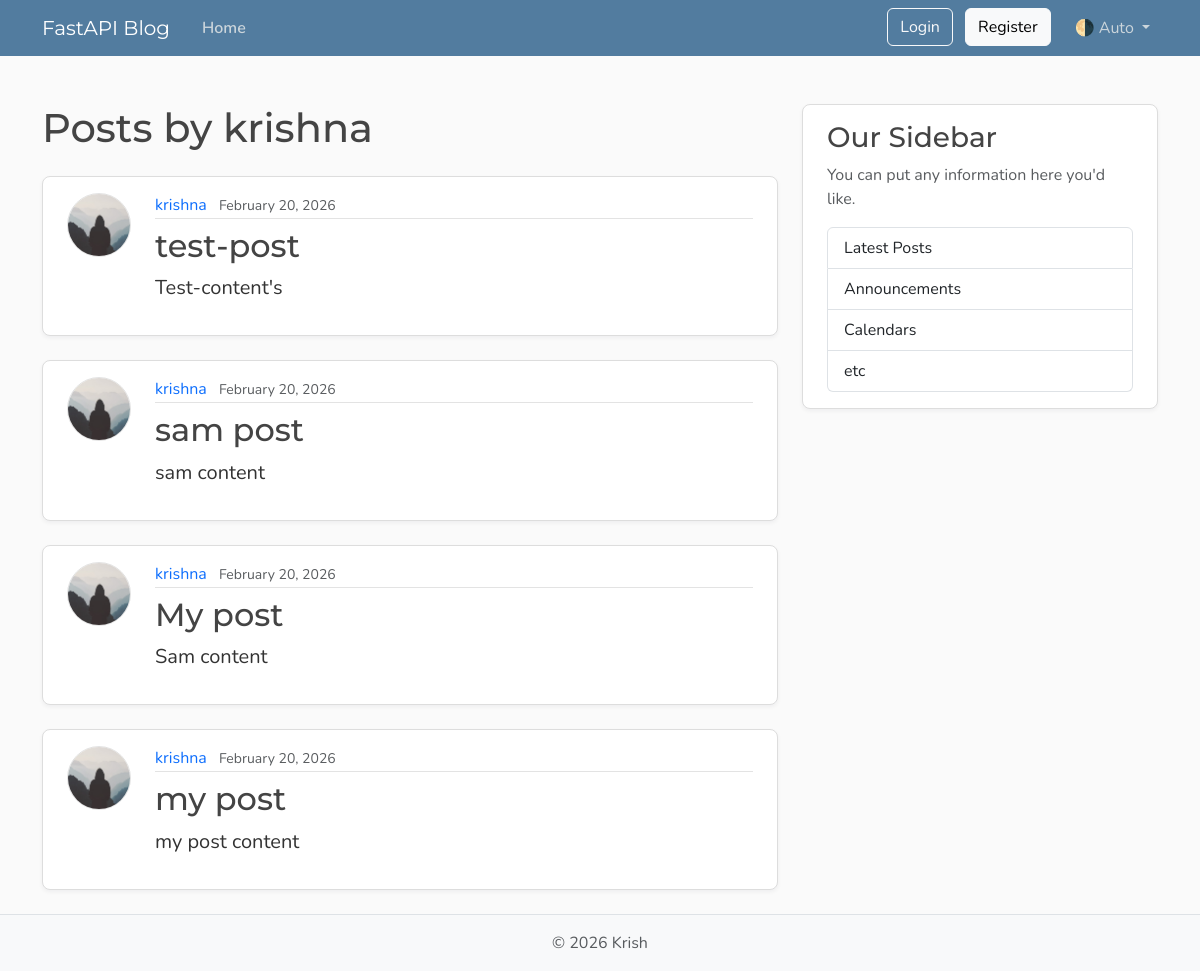
The page /users/2/posts on the database as committed earlier.
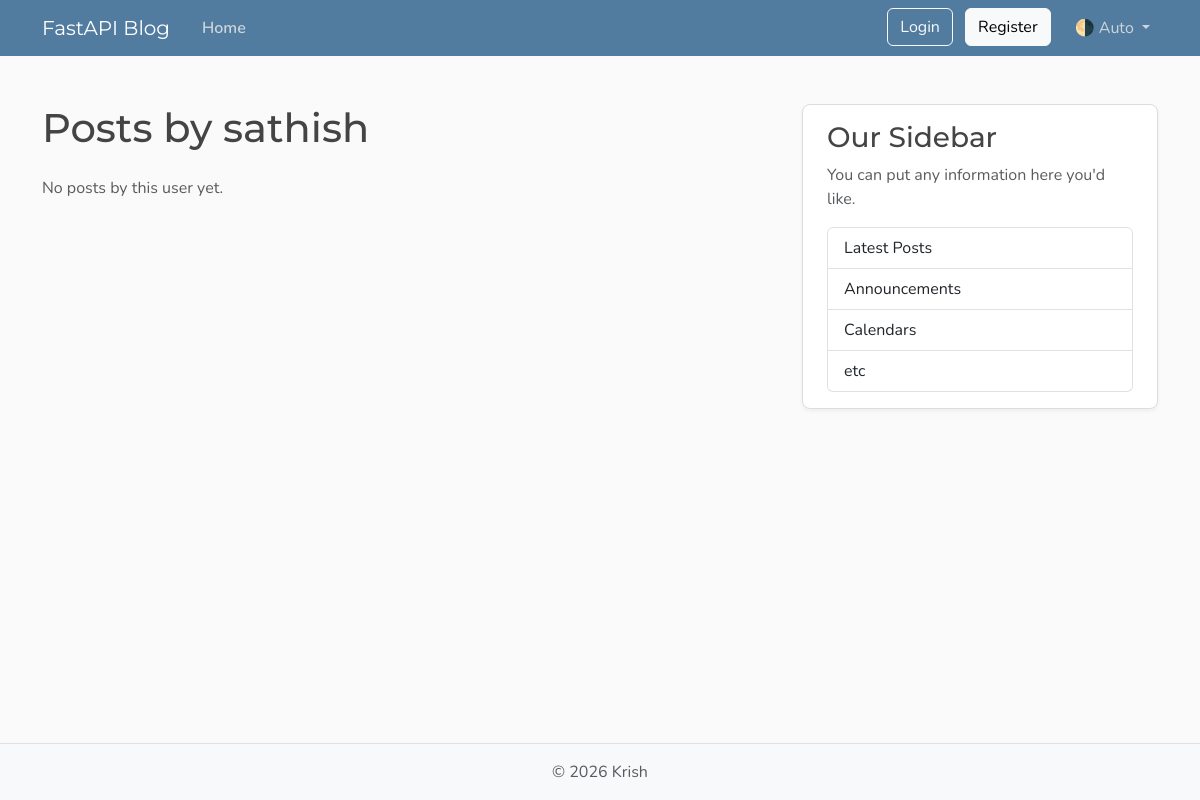
The same page on the database as committed later.
### models.py (models this page shows, shortened)
class User(Base):
    __tablename__ = "users"
    id: Mapped[int] = mapped_column(Integer, primary_key=True, index=True)
    username: Mapped[str] = mapped_column(String(50), unique=True, nullable=False)
    email: Mapped[str] = mapped_column(String(120), unique=True, nullable=False)
    image_file: Mapped[str | None] = mapped_column(
        String(200),
        nullable=True,
        default=None,
    )
    password_hash: Mapped[str | None] = mapped_column(String(200), nullable=False)
    posts: Mapped[list[Post]] = relationship(
        back_populates="author",
        cascade="all , delete-orphan")

class Post(Base):
    __tablename__ = "posts"
    id: Mapped[int] = mapped_column(Integer, primary_key=True, index=True)
    title: Mapped[str] = mapped_column(String(100), nullable=False)
    content: Mapped[str] = mapped_column(Text, nullable=False)
    user_id: Mapped[int] = mapped_column(
        ForeignKey("users.id"),
        nullable=False,
        index=True,
    )
    date_posted: Mapped[datetime] = mapped_column(
        DateTime(timezone=True),
        default=lambda: datetime.now(UTC),
    )
    author: Mapped[User] = relationship(back_populates="posts")

### main.py (the view)
@app.get("/users/{user_id}/posts", include_in_schema=False, name="user_posts")
async def user_posts_page(
    request: Request,
    user_id: int,
    db: Annotated[AsyncSession, Depends(get_db)],
):
    result = await db.execute(select(models.User).where(models.User.id == user_id))
    user = result.scalars().first()
    if not user:
        raise HTTPException(
            status_code=status.HTTP_404_NOT_FOUND,
            detail="User not found",
        )
    result = await db.execute(
        select(models.Post)
        .options(selectinload(models.Post.author))
        .where(models.Post.user_id == user_id)
        .order_by(models.Post.date_posted.desc())
    )
    posts = result.scalars().all()
    return templates.TemplateResponse(
        request,
        "user_posts.html",
        {"posts": posts, "user": user, "title": f"{user.username}'s Posts"},
    )

### templates/user_posts.html
{% extends "layout.html" %} {% block content %}
<h1 class="mb-4">Posts by {{ user.username }}</h1>
{% for post in posts %}
<article class="content-section py-3 px-4 mb-4">
  <div class="d-flex align-items-start gap-4">
    <img
      class="rounded-circle article-img flex-shrink-0"
      src="{{ post.author.image_path }}"
      alt="{{ post.author.username }}'s profile picture"
      width="64"
      height="64"
      loading="lazy"
    />
    <div class="flex-grow-1">
      <div class="article-metadata mb-2">
        <a
          class="me-2"
          href="{{ url_for('user_posts', user_id=post.author.id) }}"
          >{{ post.author.username }}</a
        >
        <small class="text-body-secondary"
          >{{ post.date_posted.strftime("%B %d, %Y") }}</small
        >
      </div>
      <h2>
        <a
          class="article-title"
          href="{{ url_for('post_page', post_id=post.id) }}"
          >{{ post.title }}</a
        >
      </h2>
      <p class="article-content">{{ post.content }}</p>
    </div>
  </div>
</article>
{% else %}
<p class="text-body-secondary">No posts by this user yet.</p>
{% endfor %} {% endblock content %}

Rows that differ between the two databases and show on the page:
removed Post: author.username "krishna", date_posted "February 20, 2026", title "test-post", content "Test-content's"
removed Post: author.username "krishna", date_posted "February 20, 2026", title "sam post", content "sam content"
removed Post: author.username "krishna", date_posted "February 20, 2026", title "My post", content "Sam content"
removed Post: author.username "krishna", date_posted "February 20, 2026", title "my post", content "my post content"
changed User: username "krishna" → "sathish"
Other text that changed with them:
text now shown: "No posts by this user yet."
